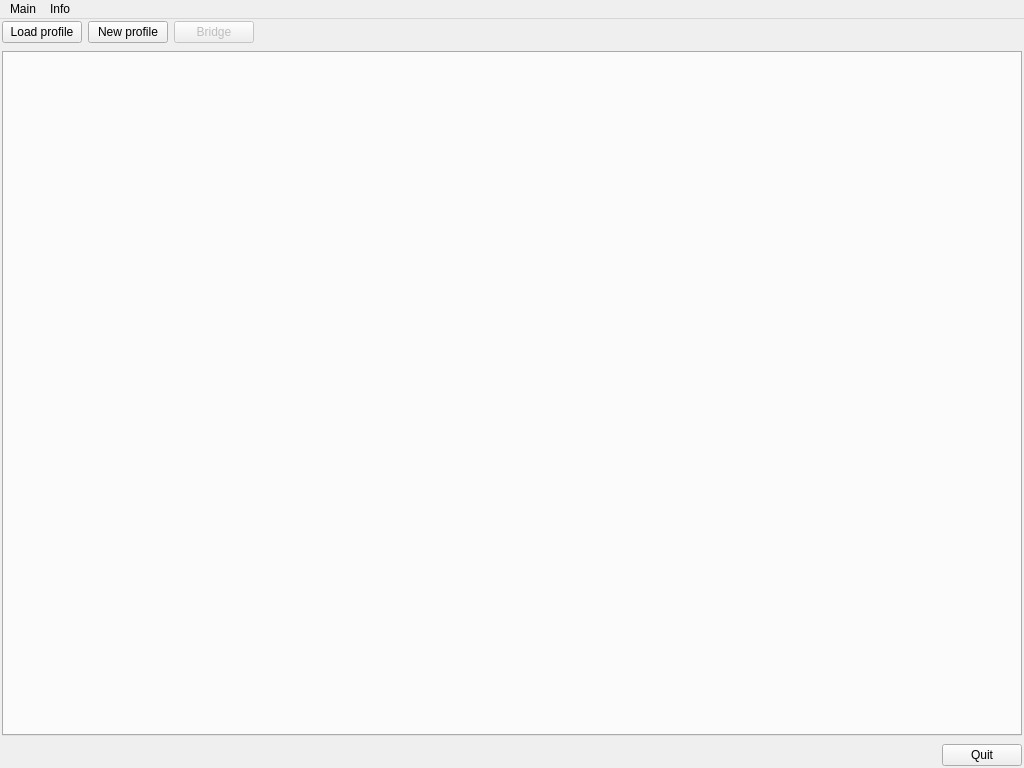
<?xml version="1.0" encoding="UTF-8"?>
<ui version="4.0">
 <class>QFMainForm</class>
 <widget class="QMainWindow" name="QFMainForm">
  <property name="geometry">
   <rect>
    <x>0</x>
    <y>0</y>
    <width>1024</width>
    <height>768</height>
   </rect>
  </property>
  <property name="windowTitle">
   <string>QtComPort</string>
  </property>
  <property name="windowIcon">
   <iconset resource="Resources.qrc">
    <normaloff>:/Icons/Icons/QtComPort.png</normaloff>:/Icons/Icons/QtComPort.png</iconset>
  </property>
  <widget class="QWidget" name="centralWidget">
   <layout class="QVBoxLayout" name="verticalLayout">
    <property name="leftMargin">
     <number>1</number>
    </property>
    <property name="topMargin">
     <number>1</number>
    </property>
    <property name="rightMargin">
     <number>1</number>
    </property>
    <property name="bottomMargin">
     <number>1</number>
    </property>
    <item>
     <widget class="QWidget" name="widget_3" native="true">
      <layout class="QHBoxLayout" name="horizontalLayout_2">
       <property name="leftMargin">
        <number>1</number>
       </property>
       <property name="topMargin">
        <number>1</number>
       </property>
       <property name="rightMargin">
        <number>1</number>
       </property>
       <property name="bottomMargin">
        <number>1</number>
       </property>
       <item>
        <widget class="QPushButton" name="QPBLoadProfile">
         <property name="text">
          <string>Load profile</string>
         </property>
         <property name="icon">
          <iconset resource="Resources.qrc">
           <normaloff>:/Icons/Icons/open.png</normaloff>:/Icons/Icons/open.png</iconset>
         </property>
        </widget>
       </item>
       <item>
        <widget class="QPushButton" name="QPBNewProfile">
         <property name="text">
          <string>New profile</string>
         </property>
         <property name="icon">
          <iconset resource="Resources.qrc">
           <normaloff>:/Icons/Icons/new.png</normaloff>:/Icons/Icons/new.png</iconset>
         </property>
        </widget>
       </item>
       <item>
        <widget class="QPushButton" name="QPBBridge">
         <property name="enabled">
          <bool>false</bool>
         </property>
         <property name="text">
          <string>Bridge</string>
         </property>
        </widget>
       </item>
       <item>
        <spacer name="horizontalSpacer_2">
         <property name="orientation">
          <enum>Qt::Horizontal</enum>
         </property>
         <property name="sizeHint" stdset="0">
          <size>
           <width>514</width>
           <height>20</height>
          </size>
         </property>
        </spacer>
       </item>
      </layout>
     </widget>
    </item>
    <item>
     <widget class="QWidget" name="widget_2" native="true">
      <property name="sizePolicy">
       <sizepolicy hsizetype="Preferred" vsizetype="Preferred">
        <horstretch>0</horstretch>
        <verstretch>1</verstretch>
       </sizepolicy>
      </property>
      <layout class="QHBoxLayout" name="horizontalLayout">
       <property name="leftMargin">
        <number>1</number>
       </property>
       <property name="topMargin">
        <number>1</number>
       </property>
       <property name="rightMargin">
        <number>1</number>
       </property>
       <property name="bottomMargin">
        <number>1</number>
       </property>
       <item>
        <widget class="QTabWidget" name="QTBTerminal">
         <property name="currentIndex">
          <number>-1</number>
         </property>
        </widget>
       </item>
      </layout>
     </widget>
    </item>
    <item>
     <widget class="QWidget" name="widget_7" native="true">
      <layout class="QHBoxLayout" name="horizontalLayout_7">
       <property name="leftMargin">
        <number>1</number>
       </property>
       <property name="topMargin">
        <number>1</number>
       </property>
       <property name="rightMargin">
        <number>1</number>
       </property>
       <property name="bottomMargin">
        <number>1</number>
       </property>
       <item>
        <spacer name="horizontalSpacer">
         <property name="orientation">
          <enum>Qt::Horizontal</enum>
         </property>
         <property name="sizeHint" stdset="0">
          <size>
           <width>40</width>
           <height>20</height>
          </size>
         </property>
        </spacer>
       </item>
       <item>
        <widget class="QPushButton" name="QPBQuit">
         <property name="text">
          <string>Quit</string>
         </property>
         <property name="icon">
          <iconset resource="Resources.qrc">
           <normaloff>:/Icons/Icons/close.png</normaloff>:/Icons/Icons/close.png</iconset>
         </property>
        </widget>
       </item>
      </layout>
     </widget>
    </item>
   </layout>
  </widget>
  <widget class="QMenuBar" name="menuBar">
   <property name="geometry">
    <rect>
     <x>0</x>
     <y>0</y>
     <width>1024</width>
     <height>21</height>
    </rect>
   </property>
   <widget class="QMenu" name="menuMain">
    <property name="title">
     <string>Main</string>
    </property>
    <addaction name="QAQuit"/>
   </widget>
   <widget class="QMenu" name="menuInfo">
    <property name="title">
     <string>Info</string>
    </property>
    <addaction name="QAAuthor"/>
    <addaction name="QAVersion"/>
    <addaction name="QAQtVersion"/>
   </widget>
   <addaction name="menuMain"/>
   <addaction name="menuInfo"/>
  </widget>
  <action name="QAQuit">
   <property name="icon">
    <iconset resource="Resources.qrc">
     <normaloff>:/Icons/Icons/close.png</normaloff>:/Icons/Icons/close.png</iconset>
   </property>
   <property name="text">
    <string>Quit</string>
   </property>
  </action>
  <action name="QAVersion">
   <property name="text">
    <string>Version</string>
   </property>
  </action>
  <action name="QAAuthor">
   <property name="text">
    <string>Author</string>
   </property>
  </action>
  <action name="QABugReport">
   <property name="text">
    <string>Bug report</string>
   </property>
  </action>
  <action name="QAQtVersion">
   <property name="text">
    <string>Qt version</string>
   </property>
  </action>
 </widget>
 <layoutdefault spacing="6" margin="11"/>
 <resources>
  <include location="Resources.qrc"/>
 </resources>
 <connections>
  <connection>
   <sender>QAQuit</sender>
   <signal>triggered()</signal>
   <receiver>QFMainForm</receiver>
   <slot>close()</slot>
   <hints>
    <hint type="sourcelabel">
     <x>-1</x>
     <y>-1</y>
    </hint>
    <hint type="destinationlabel">
     <x>511</x>
     <y>383</y>
    </hint>
   </hints>
  </connection>
 </connections>
</ui>
